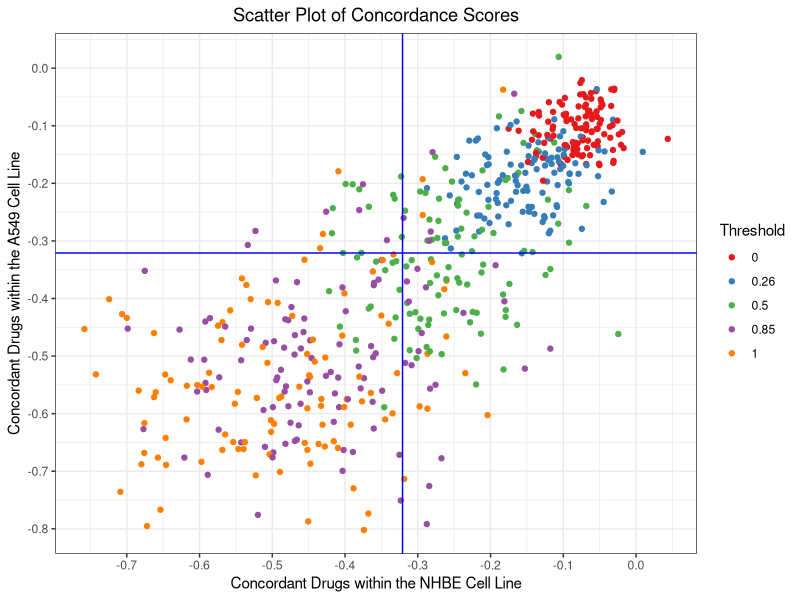
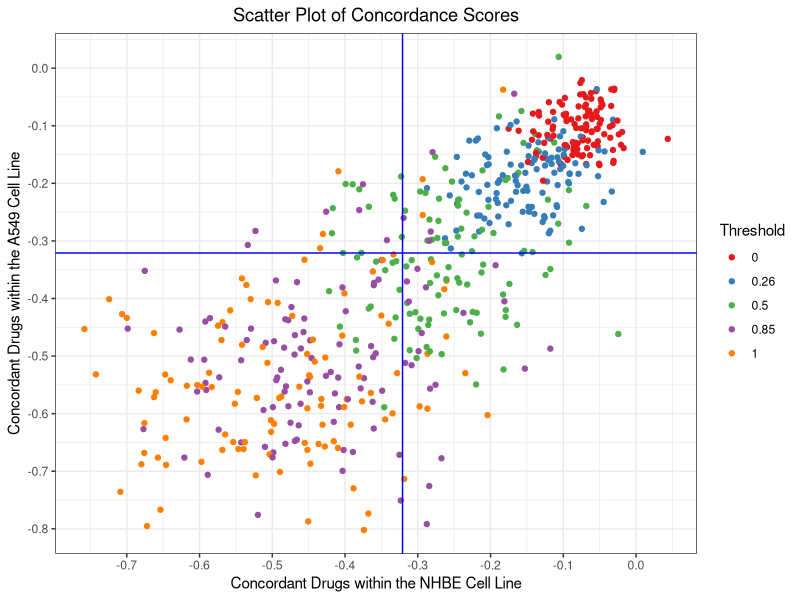
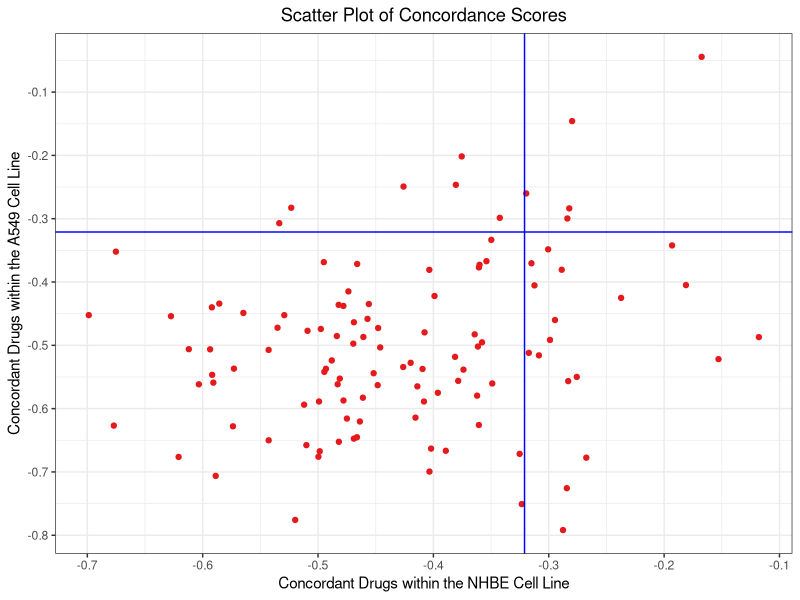
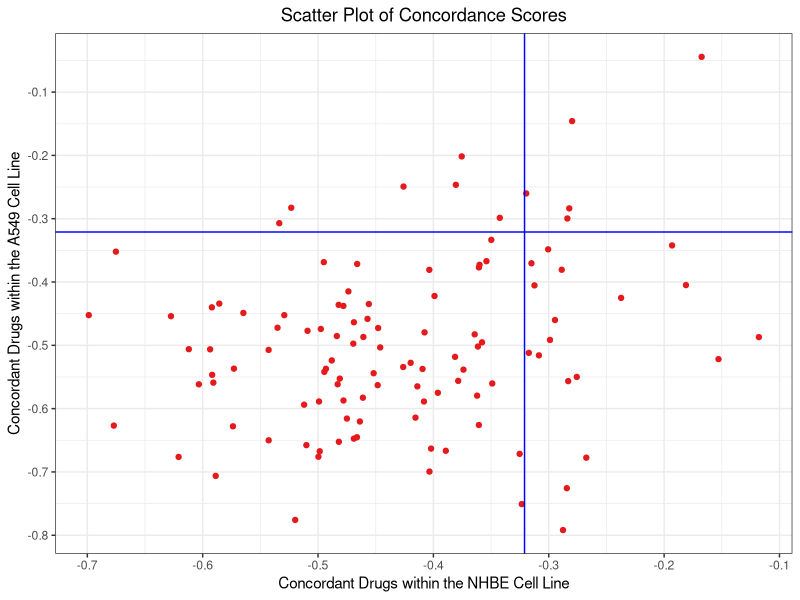
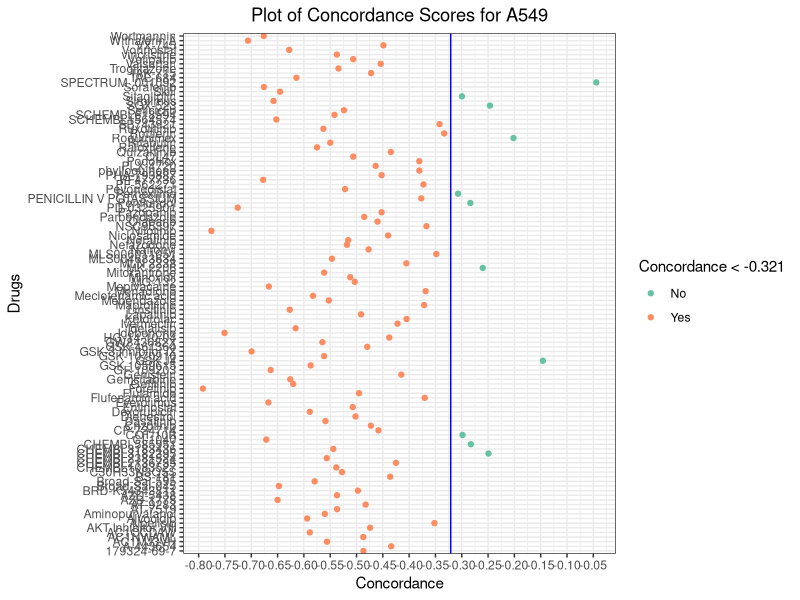
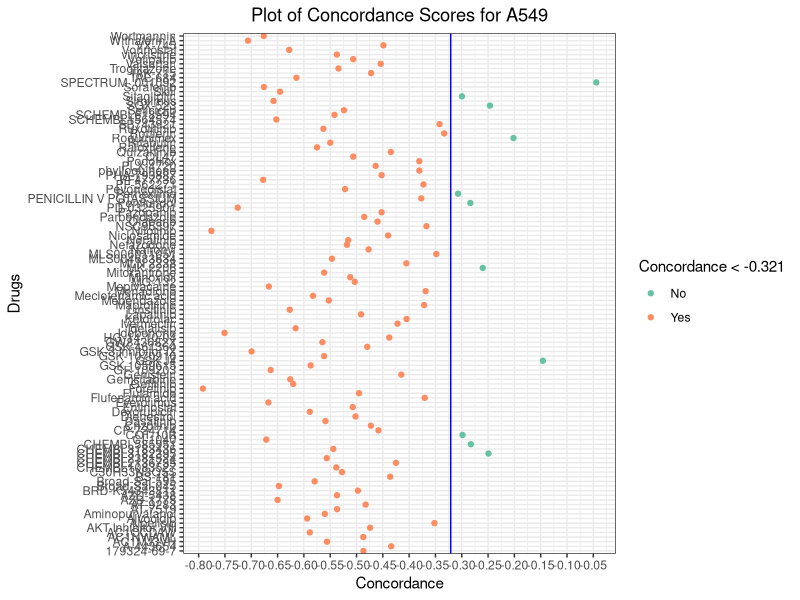
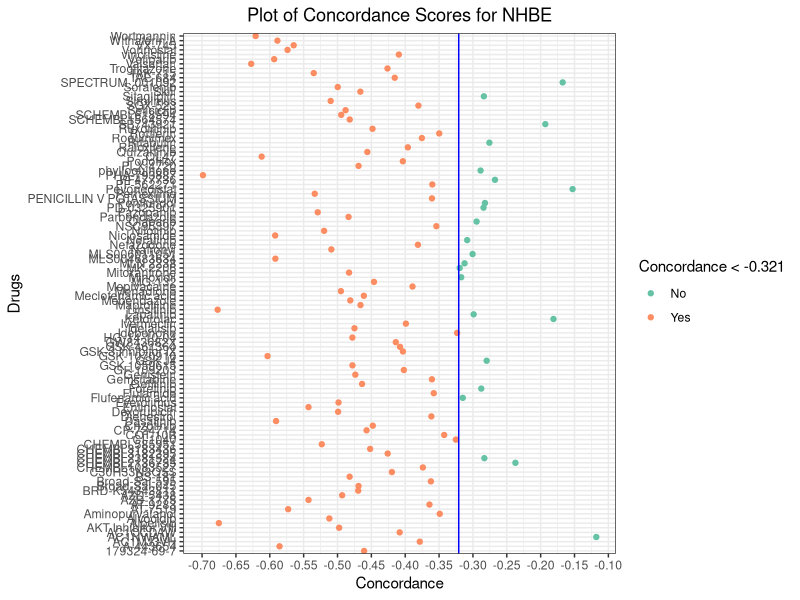
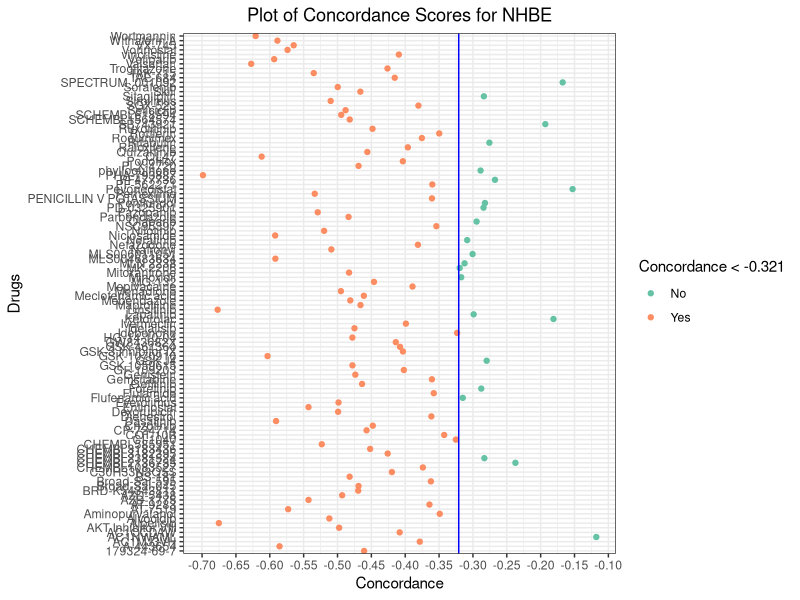

Write the R code that produced these figures, in order.
library(tidyverse)

data <- read_csv("results/covid_cor_analysis_min.csv") %>% 
  select(perturbagen, threshold, min_n1, min_a2) %>% 
  mutate(threshold = as_factor(threshold))

p <- ggplot(data = data, mapping = aes(x= min_n1,y = min_a2, color = threshold))

p <- p + geom_point() +
  geom_vline(xintercept = -0.321, color = "blue", lwd = 0.5) +
  geom_hline(yintercept = -0.321, color = "blue", lwd = 0.5) +
  xlab("Concordant Drugs within the NHBE Cell Line") +
  ylab("Concordant Drugs within the A549 Cell Line") +
  theme_bw() +
  scale_x_continuous(breaks = seq(-1, 0.2, by = 0.1)) +
  scale_y_continuous(breaks = seq(-1, 0.2, by = 0.1)) +
  scale_color_brewer(name = "Threshold", palette = "Set1") +
  ggtitle("Scatter Plot of Concordance Scores") +
  theme(
     plot.title = element_text(hjust = 0.5)
  )

ggsave(file.path("figures", "covid_drug_all_threshold_concordance.png"), plot = p)
ggsave(file.path("figures", "covid_drug_all_threshold_concordance.pdf"), plot = p)

p2 <- data %>% 
  filter(threshold == 0.85) %>% 
  ggplot(data = ., mapping = aes(x= min_n1, y = min_a2, color = threshold))

p2 <- p2 + geom_point() +
  geom_vline(xintercept = -0.321, color = "blue", lwd = 0.5) +
  geom_hline(yintercept = -0.321, color = "blue", lwd = 0.5) +
  xlab("Concordant Drugs within the NHBE Cell Line") +
  ylab("Concordant Drugs within the A549 Cell Line") +
  theme_bw() +
  scale_x_continuous(breaks = seq(-1, 0.2, by = 0.1)) +
  scale_y_continuous(breaks = seq(-1, 0.2, by = 0.1)) +
  scale_color_brewer(name = "Threshold", palette = "Set1") +
  ggtitle("Scatter Plot of Concordance Scores") +
  theme(
    plot.title = element_text(hjust = 0.5),
    legend.position = "none"
  )
  
ggsave(file.path("figures", "covid_drug_0.85_concordance.png"), plot = p2)
ggsave(file.path("figures", "covid_drug_0.85_concordance.pdf"), plot = p2)

p3 <- data %>% 
  filter(threshold == 0.85) %>% 
  select(perturbagen, min_a2) %>%
  mutate(passed = min_a2 < -0.321) %>% 
  ggplot(data = ., mapping = aes(x = perturbagen, y = min_a2, color = passed))

p3 <- p3 + geom_point() +
  coord_flip() +
  geom_hline(yintercept = -0.321, color = "blue", lwd = 0.5) +
  xlab("Drugs") +
  ylab("Concordance") +
  theme_bw() + 
  scale_y_continuous(breaks = seq(-1, 0, by = 0.05)) +
  scale_color_brewer(palette = "Set2", name = "Concordance < -0.321", labels = c("No", "Yes")) +
  ggtitle("Plot of Concordance Scores for A549") +
  theme(
    plot.title = element_text(hjust = 0.5)
  )

ggsave(file.path("figures", "covid_drug_A549_0.85_concordance.png"), plot = p3, height = 11.8, width = 11.8)
ggsave(file.path("figures", "covid_drug_A549_0.85_concordance.pdf"), plot = p3, height = 11.8, width = 11.8)

p4 <- data %>% 
  filter(threshold == 0.85) %>% 
  select(perturbagen, min_n1) %>%
  mutate(passed = min_n1 < -0.321) %>% 
  ggplot(data = ., mapping = aes(x = perturbagen, y = min_n1, color = passed))

p4 <- p4 + geom_point() +
  coord_flip() +
  geom_hline(yintercept = -0.321, color = "blue", lwd = 0.5) +
  xlab("Drugs") +
  ylab("Concordance") +
  theme_bw() + 
  scale_y_continuous(breaks = seq(-1, 0, by = 0.05)) +
  scale_color_brewer(palette = "Set2", name = "Concordance < -0.321", labels = c("No", "Yes")) +
  ggtitle("Plot of Concordance Scores for NHBE") +
  theme(
    plot.title = element_text(hjust = 0.5)
  )

ggsave(file.path("figures", "covid_drug_NHBE_0.85_concordance.png"), plot = p4, height = 11.8, width = 11.8)
ggsave(file.path("figures", "covid_drug_NHBE_0.85_concordance.pdf"), plot = p4, height = 11.8, width = 11.8)
